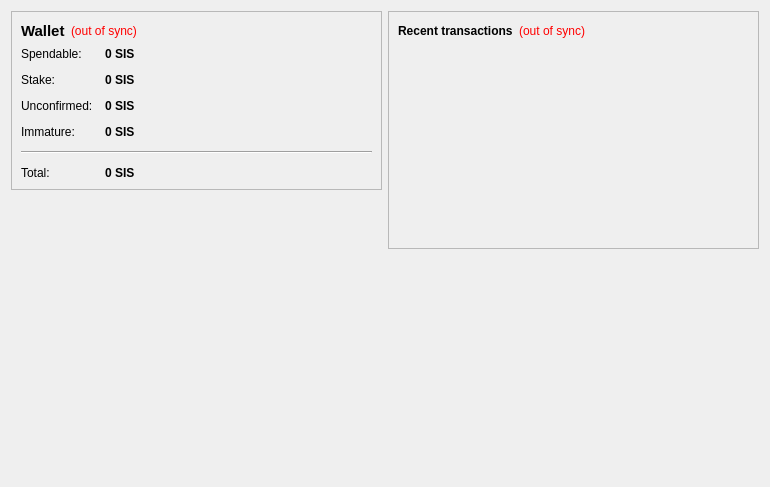
<?xml version="1.0" encoding="UTF-8"?>
<ui version="4.0">
 <class>OverviewPage</class>
 <widget class="QWidget" name="OverviewPage">
  <property name="geometry">
   <rect>
    <x>0</x>
    <y>0</y>
    <width>770</width>
    <height>487</height>
   </rect>
  </property>
  <property name="windowTitle">
   <string>Form</string>
  </property>
  <layout class="QHBoxLayout" name="horizontalLayout" stretch="1,1">
   <item>
    <layout class="QVBoxLayout" name="verticalLayout_2">
     <item>
      <widget class="QFrame" name="frame">
       <property name="frameShape">
        <enum>QFrame::StyledPanel</enum>
       </property>
       <property name="frameShadow">
        <enum>QFrame::Raised</enum>
       </property>
       <layout class="QVBoxLayout" name="verticalLayout_4">
        <item>
         <layout class="QHBoxLayout" name="horizontalLayout_4">
          <item>
           <widget class="QLabel" name="label_5">
            <property name="font">
             <font>
              <pointsize>11</pointsize>
              <weight>75</weight>
              <bold>true</bold>
             </font>
            </property>
            <property name="text">
             <string>Wallet</string>
            </property>
           </widget>
          </item>
          <item>
           <widget class="QLabel" name="labelWalletStatus">
            <property name="toolTip">
             <string>The displayed information may be out of date. Your wallet automatically synchronizes with the SiameseCoin network after a connection is established, but this process has not completed yet.</string>
            </property>
            <property name="styleSheet">
             <string notr="true">QLabel { color: red; }</string>
            </property>
            <property name="text">
             <string notr="true">(out of sync)</string>
            </property>
            <property name="alignment">
             <set>Qt::AlignLeading|Qt::AlignLeft|Qt::AlignVCenter</set>
            </property>
           </widget>
          </item>
          <item>
           <spacer name="horizontalSpacer_2">
            <property name="orientation">
             <enum>Qt::Horizontal</enum>
            </property>
            <property name="sizeHint" stdset="0">
             <size>
              <width>40</width>
              <height>20</height>
             </size>
            </property>
           </spacer>
          </item>
         </layout>
        </item>
        <item>
         <layout class="QFormLayout" name="formLayout_2">
          <property name="fieldGrowthPolicy">
           <enum>QFormLayout::AllNonFixedFieldsGrow</enum>
          </property>
          <property name="horizontalSpacing">
           <number>12</number>
          </property>
          <property name="verticalSpacing">
           <number>12</number>
          </property>
          <item row="0" column="0">
           <widget class="QLabel" name="label">
            <property name="text">
             <string>Spendable:</string>
            </property>
           </widget>
          </item>
          <item row="0" column="1">
           <widget class="QLabel" name="labelBalance">
            <property name="font">
             <font>
              <weight>75</weight>
              <bold>true</bold>
             </font>
            </property>
            <property name="cursor">
             <cursorShape>IBeamCursor</cursorShape>
            </property>
            <property name="toolTip">
             <string>Your current spendable balance</string>
            </property>
            <property name="text">
             <string notr="true">0 SIS</string>
            </property>
            <property name="textInteractionFlags">
             <set>Qt::LinksAccessibleByMouse|Qt::TextSelectableByKeyboard|Qt::TextSelectableByMouse</set>
            </property>
           </widget>
          </item>
          <item row="1" column="0">
           <widget class="QLabel" name="label_6">
            <property name="text">
             <string>Stake:</string>
            </property>
           </widget>
          </item>
          <item row="1" column="1">
           <widget class="QLabel" name="labelStake">
            <property name="font">
             <font>
              <weight>75</weight>
              <bold>true</bold>
             </font>
            </property>
            <property name="cursor">
             <cursorShape>IBeamCursor</cursorShape>
            </property>
            <property name="toolTip">
             <string>Total of coins that was staked, and do not yet count toward the current balance</string>
            </property>
            <property name="text">
             <string notr="true">0 SIS</string>
            </property>
            <property name="textInteractionFlags">
             <set>Qt::LinksAccessibleByMouse|Qt::TextSelectableByKeyboard|Qt::TextSelectableByMouse</set>
            </property>
           </widget>
          </item>
          <item row="2" column="0">
           <widget class="QLabel" name="label_3">
            <property name="text">
             <string>Unconfirmed:</string>
            </property>
           </widget>
          </item>
          <item row="2" column="1">
           <widget class="QLabel" name="labelUnconfirmed">
            <property name="font">
             <font>
              <weight>75</weight>
              <bold>true</bold>
             </font>
            </property>
            <property name="cursor">
             <cursorShape>IBeamCursor</cursorShape>
            </property>
            <property name="toolTip">
             <string>Total of transactions that have yet to be confirmed, and do not yet count toward the current balance</string>
            </property>
            <property name="text">
             <string notr="true">0 SIS</string>
            </property>
            <property name="textInteractionFlags">
             <set>Qt::LinksAccessibleByMouse|Qt::TextSelectableByKeyboard|Qt::TextSelectableByMouse</set>
            </property>
           </widget>
          </item>
          <item row="3" column="0">
           <widget class="QLabel" name="labelImmatureText">
            <property name="text">
             <string>Immature:</string>
            </property>
           </widget>
          </item>
          <item row="3" column="1">
           <widget class="QLabel" name="labelImmature">
            <property name="font">
             <font>
              <weight>75</weight>
              <bold>true</bold>
             </font>
            </property>
            <property name="toolTip">
             <string>Mined balance that has not yet matured</string>
            </property>
            <property name="text">
             <string notr="true">0 SIS</string>
            </property>
            <property name="textInteractionFlags">
             <set>Qt::LinksAccessibleByMouse|Qt::TextSelectableByKeyboard|Qt::TextSelectableByMouse</set>
            </property>
           </widget>
          </item>
          <item row="4" column="0" colspan="2">
           <widget class="Line" name="line">
            <property name="orientation">
             <enum>Qt::Horizontal</enum>
            </property>
           </widget>
          </item>
          <item row="5" column="0">
           <widget class="QLabel" name="labelTotalText">
            <property name="text">
             <string>Total:</string>
            </property>
           </widget>
          </item>
          <item row="5" column="1">
           <widget class="QLabel" name="labelTotal">
            <property name="font">
             <font>
              <weight>75</weight>
              <bold>true</bold>
             </font>
            </property>
            <property name="cursor">
             <cursorShape>IBeamCursor</cursorShape>
            </property>
            <property name="toolTip">
             <string>Your current total balance</string>
            </property>
            <property name="text">
             <string notr="true">0 SIS</string>
            </property>
            <property name="textInteractionFlags">
             <set>Qt::LinksAccessibleByMouse|Qt::TextSelectableByKeyboard|Qt::TextSelectableByMouse</set>
            </property>
           </widget>
          </item>
         </layout>
        </item>
       </layout>
      </widget>
     </item>
     <item>
      <spacer name="verticalSpacer">
       <property name="orientation">
        <enum>Qt::Vertical</enum>
       </property>
       <property name="sizeHint" stdset="0">
        <size>
         <width>20</width>
         <height>40</height>
        </size>
       </property>
      </spacer>
     </item>
     <item>
      <widget class="QLabel" name="label_2">
       <property name="autoFillBackground">
        <bool>true</bool>
       </property>
       <property name="text">
        <string/>
       </property>
       <property name="pixmap">
        <pixmap resource="../bitcoin.qrc">:/icons/drmbg</pixmap>
       </property>
       <property name="scaledContents">
        <bool>false</bool>
       </property>
       <property name="margin">
        <number>0</number>
       </property>
      </widget>
     </item>
    </layout>
   </item>
   <item>
    <layout class="QVBoxLayout" name="verticalLayout_3">
     <item>
      <widget class="QFrame" name="frame_2">
       <property name="frameShape">
        <enum>QFrame::StyledPanel</enum>
       </property>
       <property name="frameShadow">
        <enum>QFrame::Raised</enum>
       </property>
       <layout class="QVBoxLayout" name="verticalLayout">
        <item>
         <layout class="QHBoxLayout" name="horizontalLayout_2">
          <item>
           <widget class="QLabel" name="label_4">
            <property name="text">
             <string>&lt;b&gt;Recent transactions&lt;/b&gt;</string>
            </property>
           </widget>
          </item>
          <item>
           <widget class="QLabel" name="labelTransactionsStatus">
            <property name="toolTip">
             <string>The displayed information may be out of date. Your wallet automatically synchronizes with the SiameseCoin network after a connection is established, but this process has not completed yet.</string>
            </property>
            <property name="styleSheet">
             <string notr="true">QLabel { color: red; }</string>
            </property>
            <property name="text">
             <string notr="true">(out of sync)</string>
            </property>
            <property name="alignment">
             <set>Qt::AlignRight|Qt::AlignTrailing|Qt::AlignVCenter</set>
            </property>
           </widget>
          </item>
          <item>
           <spacer name="horizontalSpacer">
            <property name="orientation">
             <enum>Qt::Horizontal</enum>
            </property>
            <property name="sizeHint" stdset="0">
             <size>
              <width>40</width>
              <height>20</height>
             </size>
            </property>
           </spacer>
          </item>
         </layout>
        </item>
        <item>
         <widget class="QListView" name="listTransactions">
          <property name="styleSheet">
           <string notr="true">QListView { background: transparent; }</string>
          </property>
          <property name="frameShape">
           <enum>QFrame::NoFrame</enum>
          </property>
          <property name="verticalScrollBarPolicy">
           <enum>Qt::ScrollBarAlwaysOff</enum>
          </property>
          <property name="horizontalScrollBarPolicy">
           <enum>Qt::ScrollBarAlwaysOff</enum>
          </property>
          <property name="selectionMode">
           <enum>QAbstractItemView::NoSelection</enum>
          </property>
         </widget>
        </item>
       </layout>
      </widget>
     </item>
     <item>
      <spacer name="verticalSpacer_2">
       <property name="orientation">
        <enum>Qt::Vertical</enum>
       </property>
       <property name="sizeHint" stdset="0">
        <size>
         <width>20</width>
         <height>40</height>
        </size>
       </property>
      </spacer>
     </item>
    </layout>
   </item>
  </layout>
 </widget>
 <resources/>
 <connections/>
</ui>
